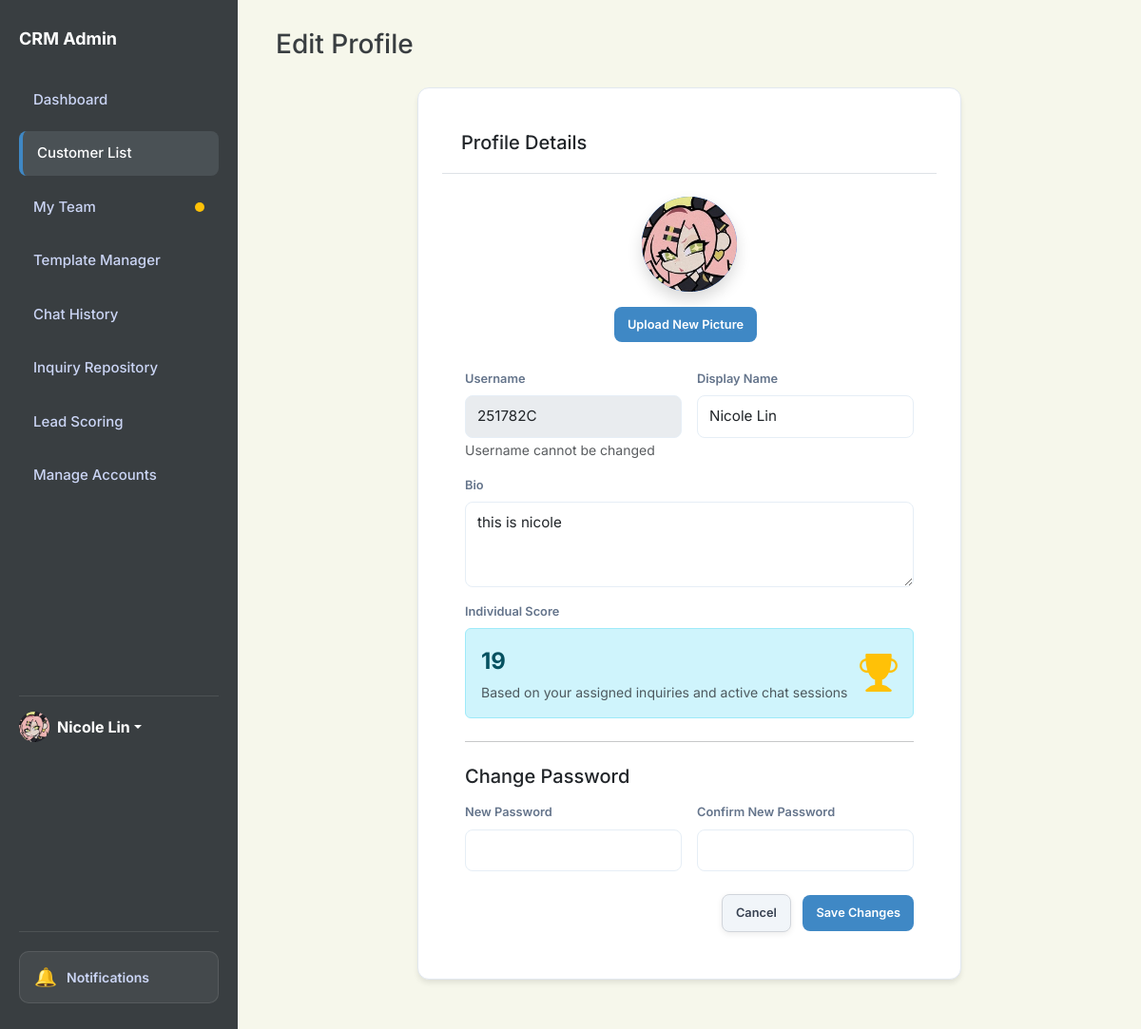
Page /profile (signed in) on the committed database.
### app.py (models this page shows, shortened)
class User(db.Model):
    id = db.Column(db.Integer, primary_key=True)
    username = db.Column(db.String(80), unique=True, nullable=False)
    password = db.Column(db.String(200), nullable=False)
    name = db.Column(db.String(100), default='Admin')
    bio = db.Column(db.Text, default='')
    profile_picture = db.Column(db.String(200), default='https://ui-avatars.com/api/?name=Admin&background=random')
    role = db.Column(db.String(20), default='agent') # super_admin, agent
    preferences = db.Column(db.Text, default='{}') # Stores dashboard layout/stats as JSON
    last_active = db.Column(db.String(50))
    team_id = db.Column(db.Integer, db.ForeignKey('team.id'), nullable=True)
    team_role = db.Column(db.String(20)) # leader, vice_leader, member
    last_active_team_chat = db.Column(db.String(50)) # Timestamp of last time user viewed team chat

### app.py (the view, shortened to what this page needs)
@app.route('/profile', methods=['GET', 'POST'])
def profile():
    if not session.get('logged_in'):
        return redirect(url_for('login'))
    user_id = session.get('user_id')
    if not user_id:
        session.clear()
        return redirect(url_for('login'))
    user = User.query.get(user_id)
    if not user:
        session.clear()
        return redirect(url_for('login'))
    agent_score = calculate_agent_score(user.id)
    return render_template('edit_profile.html', user=user, agent_score=agent_score)

### app.py (called while the page is built)
@app.context_processor
def context_processor():
    from flask import g
    return dict(
        team_pending_requests_count=getattr(g, 'team_pending_requests_count', 0),
        unread_team_messages=getattr(g, 'unread_team_messages', False)
    )

@app.context_processor
def inject_user_preferences():
    theme = 'light'
    if has_request_context() and 'user_id' in session:
        user_id = session.get('user_id')
        user = User.query.get(user_id)
        if user and user.preferences:
            try:
                import json
                prefs = json.loads(user.preferences)
                theme = prefs.get('theme', 'light')
            except:
                pass
    return dict(current_theme=theme)

@app.context_processor
def inject_search_data():
    customers = Customer.query.all()
    inquiries = Inquiry.query.all()
    rules = Rule.query.all()
    templates = AutoReplyTemplate.query.all()
    faqs = FAQ.query.all()
    search_seed = []
    for c in customers:
        search_seed.append({"display": c.name, "category": "Customer", "page": "/customers"})
    for i in inquiries:
        search_seed.append({"display": f"Inquiry: {i.customer}", "category": "Inquiry", "page": f"/inquiry/{i.id}"})
    for r in rules:
        search_seed.append({"display": r.name, "category": "Rule", "page": "/scoring"})
    for t in templates:
        search_seed.append({"display": t.title, "category": "Template", "page": "/templates-manager"})
    for f in faqs:
        search_seed.append({"display": f.question, "category": "FAQ", "page": "/templates-manager"})
    return dict(search_seed=search_seed)

def calculate_session_score(session):
    score = 0
    visitor_text = " ".join([m.text.lower() for m in session.chat_messages if m.sender_type == 'customer'])
    active_rules = Rule.query.filter_by(active=True).all()
    for rule in active_rules:
        keywords = [k.strip().lower() for k in rule.keywords.split(',') if k.strip()]
        if not keywords: continue
        if any(k in visitor_text for k in keywords):
            try:
                val = int(rule.score)
                op = rule.operation
                if '+' in op: score += val
                elif '-' in op: score -= val
                elif '*' in op: score *= val
                elif '/' in op:
                    if val != 0: score /= val
            except:
                pass
    return score

### templates/edit_profile.html (shortened to what this page needs)
<!DOCTYPE html>
<html lang="en">
<head>
    <link href="https://cdn.jsdelivr.net/npm/bootstrap@5.3.0/dist/css/bootstrap.min.css" rel="stylesheet">
    <link rel="stylesheet" href="https://cdn.jsdelivr.net/npm/bootstrap-icons@1.11.1/font/bootstrap-icons.css">
    <link rel="stylesheet" href="{{ url_for('static', filename='style.css') }}">
</head>
<body id="page-customers"
    class="{% if current_theme and current_theme != 'light' %}theme-{{ current_theme }}{% endif %}">
    <aside class="sidebar">
        <h2>CRM Admin</h2>
        <a href="/dashboard" class="nav-link nav-dashboard">Dashboard</a>
        <a href="/customers" class="nav-link nav-customers">Customer List</a>
        <a href="/my-team" class="nav-link nav-my-team d-flex justify-content-between align-items-center">
            My Team
            <div class="d-flex align-items-center gap-1">
                {% if unread_team_messages %}
                <span class="rounded-circle bg-warning" style="width: 10px; height: 10px; display: inline-block;"></span>
                {% endif %}
            </div>
        </a>
        <a href="/templates-manager" class="nav-link nav-templates">Template Manager</a>
        <a href="/history" class="nav-link nav-history d-flex justify-content-between align-items-center">
            Chat History
        </a>
        <a href="/repository" class="nav-link nav-repository">Inquiry Repository</a>
        <a href="/scoring" class="nav-link nav-scoring">Lead Scoring</a>
        {% if session.get('user_role') in ['ultra_admin', 'super_admin', 'admin'] %}
        <a href="/admin/create-account" class="nav-link nav-admin">
            Manage Accounts
        </a>
        {% endif %}
        <div class="mt-auto pt-3 border-top border-secondary" style="border-color: rgba(255,255,255,0.1) !important;">
            <div class="dropdown">
                <a href="#" class="d-flex align-items-center text-decoration-none dropdown-toggle" id="dropdownUser1"
                    data-bs-toggle="dropdown" aria-expanded="false">
                    <div class="avatar-circle bg-primary text-white me-2"
                        style="width: 32px; height: 32px; font-size: 14px; display:flex; align-items:center; justify-content:center; border-radius:50%; overflow:hidden;">
                        {% if session.get('user_pic') and 'http' in session.get('user_pic') %}
                        <img src="{{ session.get('user_pic') }}" alt="User"
                            style="width:100%; height:100%; object-fit:cover;">
                        {% elif session.get('user_pic') %}
                        <img src="{{ url_for('static', filename='uploads/' + session.get('user_pic')) }}" alt="User"
                            style="width:100%; height:100%; object-fit:cover;">
                        {% else %}
                        {{ session.get('user_name', 'Admin')[0] | upper }}
                        {% endif %}
                    </div>
                    <strong>{{ session.get('user_name', 'Admin') }}</strong>
                </a>
            </div>
        </div>
    </aside>
    <main class="main">
        <div class="header">
            <h1 class="h3">Edit Profile</h1>
        </div>
        <div class="row">
            <div class="col-md-8 mx-auto">
                <div class="card">
                    <div class="card-header bg-white border-bottom">
                        <h5 class="mb-0">Profile Details</h5>
                    </div>
                    <div class="card-body p-4">
                        <form method="POST" enctype="multipart/form-data">
                            <div class="text-center mb-4">
                                <div class="avatar-circle bg-primary text-white mx-auto mb-3 shadow"
                                    style="width: 100px; height: 100px; font-size: 40px; display:flex; align-items:center; justify-content:center; border-radius:50%; overflow:hidden;">
                                    {% if user.profile_picture and 'http' in user.profile_picture %}
                                    <img src="{{ user.profile_picture }}" alt="Profile"
                                        style="width:100%; height:100%; object-fit:cover;">
                                    {% elif user.profile_picture %}
                                    <img src="{{ url_for('static', filename='uploads/' + user.profile_picture) }}"
                                        alt="Profile" style="width:100%; height:100%; object-fit:cover;">
                                    {% else %}
                                    {{ user.username[0] | upper }}
                                    {% endif %}
                                </div>
                                <div>
                                    <label for="profile_picture" class="btn btn-sm btn-primary">
                                        Upload New Picture <input type="file" id="profile_picture"
                                    </label>
                                </div>
                            </div>
                            <div class="row g-3">
                                <div class="col-md-6">
                                    <label for="username" class="form-label">Username</label>
                                    <input type="text" class="form-control" id="username" value="{{ user.username }}"
                                        disabled>
                                    <small class="text-muted">Username cannot be changed</small>
                                </div>
                                <div class="col-md-6">
                                    <label for="name" class="form-label">Display Name</label>
                                    <input type="text" class="form-control" id="name" name="name"
                                        value="{{ user.name }}">
                                </div>
                                <div class="col-12">
                                    <label for="bio" class="form-label">Bio</label>
                                    <textarea class="form-control" id="bio" name="bio"
                                        rows="3">{{ user.bio }}</textarea>
                                </div>
                                <div class="col-12">
                                    <label class="form-label">Individual Score</label>
                                    <div class="alert alert-info mb-0 d-flex align-items-center justify-content-between">
                                        <div>
                                            <strong class="fs-4">{{ agent_score }}</strong>
                                            <p class="mb-0 small text-muted mt-1">Based on your assigned inquiries and active chat sessions</p>
                                        </div>
                                        <i class="bi bi-trophy-fill fs-1 text-warning"></i>
                                    </div>
                                </div>
                            </div>
                            <hr class="my-4">
                            <h5 class="mb-3">Change Password</h5>
                            <div class="row g-3">
                                <div class="col-md-6">
                                    <label for="new_password" class="form-label">New Password</label>
                                    <input type="password" class="form-control" id="new_password" name="new_password">
                                </div>
                                <div class="col-md-6">
                                    <label for="confirm_password" class="form-label">Confirm New Password</label>
                                    <input type="password" class="form-control" id="confirm_password"
                                        name="confirm_password">
                                </div>
                            </div>
                            <div class="mt-4 text-end">
                                <a href="/dashboard" class="btn btn-gray me-2">Cancel</a>
                                <button type="submit" class="btn btn-primary">Save Changes</button>
                            </div>
                        </form>
                    </div>
                </div>
            </div>
        </div>
    </main>
</body>
</html>

### static/style.css (style rules this page uses)
:root { --blue: #3F88C5; --red: #E94F37; --green: #44BBA4; --gray: #64748b; --slate-900: #393E41; --slate-800: #4a5155; --border-radius: 12px; --bg-light: #F6F7EB; --sidebar-bg: #393E41; }
* { box-sizing: border-box; font-family: 'Inter', -apple-system, sans-serif; }
body { margin: 0; display: flex; background-color: var(--bg-light); color: var(--slate-900); height: 100vh; overflow: hidden; font-size: 16px; -webkit-font-smoothing: antialiased; }
.header { overflow: visible !important; }
.main { overflow-y: auto; overflow-x: visible !important; }
.sidebar { width: 250px; background: var(--sidebar-bg); color: #fff; height: 100vh; padding: 30px 20px; flex-shrink: 0; display: flex; flex-direction: column; }
.sidebar .dropdown-toggle { color: inherit !important; }
.sidebar h2 { font-size: 18px; margin-bottom: 30px; font-weight: 700; color: inherit; }
.nav-link { display: block; padding: 12px 15px; color: #cbd5f5; text-decoration: none; border-radius: 8px; margin-bottom: 10px; font-size: 15px; font-weight: 500; transition: 0.2s; }
.main { flex: 1; padding: 30px 40px; overflow-y: auto; max-width: 1600px; margin: 0 auto; width: 100%; }
.header { display: flex; justify-content: space-between; align-items: center; flex-shrink: 0; margin-bottom: 20px; gap: 20px; width: 100%; }
.card { background: white; padding: 25px; border-radius: var(--border-radius); box-shadow: 0 4px 6px -1px rgba(0, 0, 0, 0.1); border: 1px solid #e2e8f0; margin-bottom: 25px; }
.card-header { padding: 20px; border-bottom: 1px solid #e2e8f0; display: flex; justify-content: space-between; align-items: center; }
#page-customers .main { background: var(--bg-light); transition: background-color 0.3s ease; }
.avatar-circle { width: 42px; height: 42px; border-radius: 10px; background: #3b82f6; color: white; font-weight: 600; font-size: 14px; display: flex; align-items: center; justify-content: center; }
.btn-green, .btn-gray, .btn-blue { border-radius: 8px; padding: 10px 18px; font-weight: 600; border: 1px solid transparent; box-shadow: 0 2px 6px rgba(0, 0, 0, 0.08); }
.btn-gray { background-color: #f1f5f9 !important; color: #374151 !important; border: 1px solid #d1d5db !important; }
label { display: block; font-size: 0.8rem; margin-bottom: 5px; color: var(--gray); font-weight: 600; }
input, textarea, select { width: 100%; padding: 10px; border: 1px solid #e2e8f0; border-radius: 6px; font-size: 0.9rem; outline: none; }
.btn { padding: 8px 14px; border: none; border-radius: 6px; cursor: pointer; font-size: 0.8rem; font-weight: 600; transition: 0.2s; text-decoration: none; display: inline-block; }
.btn-blue, .btn-primary { background: var(--blue) !important; border-color: var(--blue) !important; color: white !important; }
.btn-gray { background: #e2e8f0; color: #475569; }
.form-control { width: 100%; padding: 10px 12px; border: 1px solid #e6eef6; border-radius: 8px; font-size: 0.95rem; background: #fff; transition: border-color .15s, box-shadow .15s, transform .06s; }
.btn { border-radius: 8px; padding: 9px 14px; font-weight: 600; }
.btn-gray { background: #eef2f7; color: #475569; }
.sidebar { z-index: 1; }
#page-dashboard .nav-dashboard, #page-customers .nav-customers, #page-my-team .nav-my-team, #page-history .nav-history, #page-repository .nav-repository, #page-templates .nav-templates, #page-scoring .nav-scoring, #page-admin-accounts .nav-admin { background: var(--slate-800); color: #fff; border-left: 4px solid var(--blue); }
.text-center { text-align: center; }
.sidebar { display: flex; flex-direction: column; }

### rows in the picture
User: profile_picture (picture), get "Nicole Lin", username "251782C", name "Nicole Lin", bio "this is nicole"

### other values in the picture
{{ agent_score }} "19"
